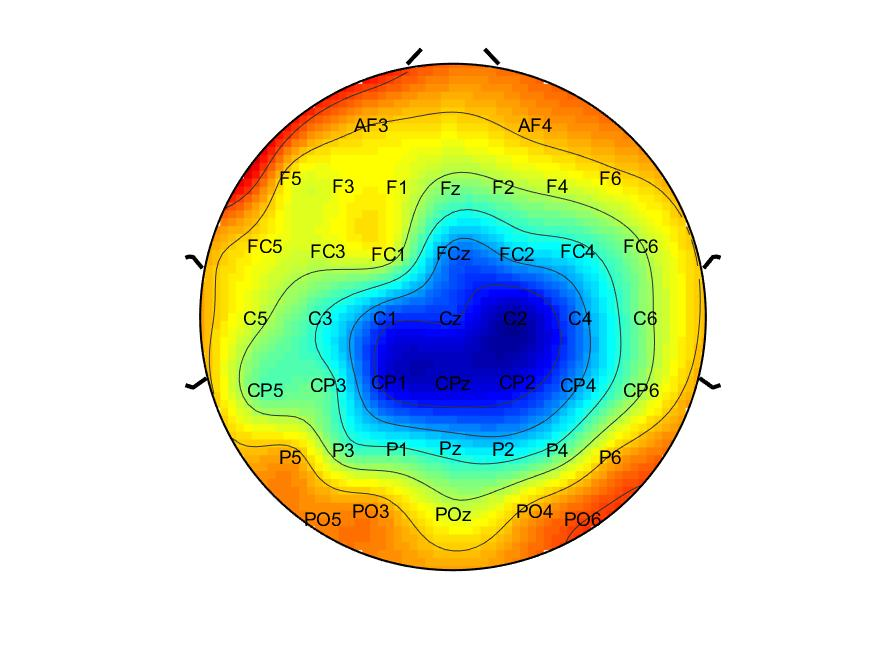
#> input picture image_class-master/SSIM/4.jpg, 875 x 656 px, found by its file name
$ python Color-Histograms.py
#> lines starting #> are read from the running program, lines starting #| are printed output that depends on the picture
# author: Adrian Rosebrock
# date: 22 January 2014
# website: http://www.pyimagesearch.com

# USAGE
# python histograms.py --image grant.jpg

# import the necessary packages
from matplotlib import pyplot as plt
import numpy as np
import argparse
import cv2
"""
# construct the argument parser and parse the arguments
ap = argparse.ArgumentParser()
ap.add_argument("-i", "--image", required = True, help = "Path to the image")
args = vars(ap.parse_args())
"""
# load the image and show it args["image"]
image = cv2.imread(r"C:\Users\Administrator\Desktop\Python-Image-feature-extraction-master\img\4.jpg")
#> image is the input picture: shape (656, 875, 3); mean B, G, R 198.2, 226.8, 215.6
cv2.imshow("image", image)

# convert the image to grayscale and create a histogram
gray = cv2.cvtColor(image, cv2.COLOR_BGR2GRAY)
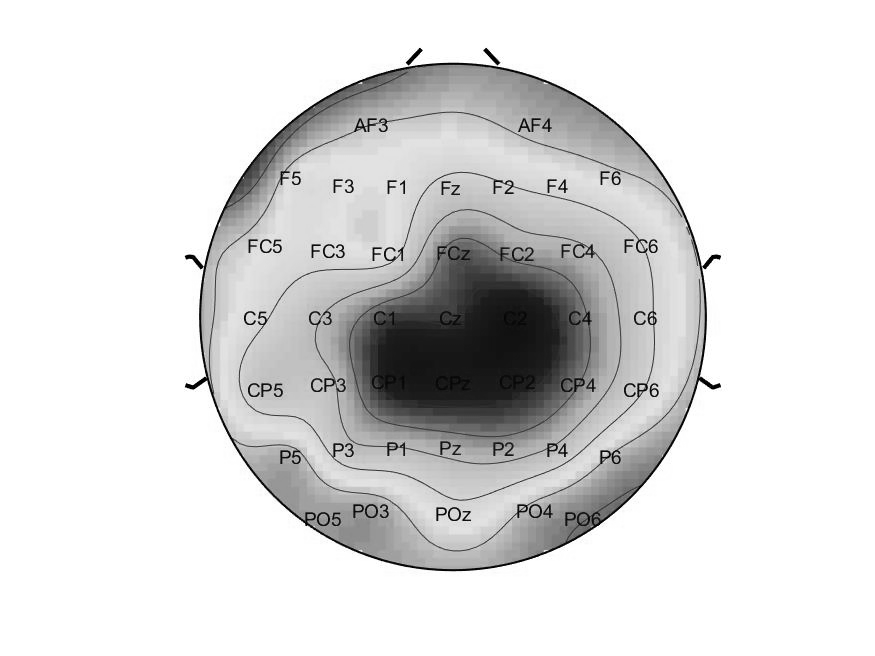
#> gray: shape (656, 875); min 0, max 255, mean 220.2
cv2.imshow("gray", gray)
hist = cv2.calcHist([gray], [0], None, [256], [0, 256])
#> hist = 256 values, max 358027 at index 255, min 30 at index 235, mean 2242.2
plt.figure()
plt.title("灰度直方图")
plt.xlabel("Bins")
plt.ylabel("Pixels")
plt.plot(hist)
plt.xlim([0, 256])

# grab the image channels, initialize the tuple of colors,
# the figure and the flattened feature vector
chans = cv2.split(image)
colors = ("b", "g", "r")
plt.figure()
plt.title("'Flattened' Color Histogram")
plt.xlabel("Bins")
plt.ylabel("# of Pixels")
features = []

# loop over the image channels
for (chan, color) in zip(chans, colors):
	# create a histogram for the current channel and
	# concatenate the resulting histograms for each
	# channel
	hist = cv2.calcHist([chan], [0], None, [256], [0, 256])
	features.extend(hist)

	# plot the histogram
	plt.plot(hist, color = color)
	plt.xlim([0, 256])
#> this loop made 3 passes
#> color on passes 1 to 3: 'b', 'g', 'r'
#> after the loop, features = 768 items, first 6: [39760], [5156], [4822], [4324], [3796], [2849]

# here we are simply showing the dimensionality of the
# flattened color histogram 256 bins for each channel
# x 3 channels = 768 total values -- in practice, we would
# normally not use 256 bins for each channel, a choice
# between 32-96 bins are normally used, but this tends
# to be application dependent
print("flattened feature vector size: %d" % (np.array(features).flatten().shape))
#| flattened feature vector size: 768

# let's move on to 2D histograms -- I am reducing the
# number of bins in the histogram from 256 to 32 so we
# can better visualize the results
fig = plt.figure()

# plot a 2D color histogram for green and blue
ax = fig.add_subplot(131)
hist = cv2.calcHist([chans[1], chans[0]], [0, 1], None,
	[32, 32], [0, 256, 0, 256])
p = ax.imshow(hist, interpolation = "nearest")
ax.set_title("2D Color Histogram for Green and Blue")
plt.colorbar(p)

# plot a 2D color histogram for green and red
ax = fig.add_subplot(132)
hist = cv2.calcHist([chans[1], chans[2]], [0, 1], None,
	[32, 32], [0, 256, 0, 256])
p = ax.imshow(hist, interpolation = "nearest")
ax.set_title("2D Color Histogram for Green and Red")
plt.colorbar(p)

# plot a 2D color histogram for blue and red
ax = fig.add_subplot(133)
hist = cv2.calcHist([chans[0], chans[2]], [0, 1], None,
	[32, 32], [0, 256, 0, 256])
p = ax.imshow(hist, interpolation = "nearest")
ax.set_title("2D Color Histogram for Blue and Red")
plt.colorbar(p)

# finally, let's examine the dimensionality of one of
# the 2D histograms
print ("2D histogram shape: %s, with %d values" % (
	hist.shape, hist.flatten().shape[0]))
#| 2D histogram shape: (32, 32), with 1024 values

# our 2D histogram could only take into account 2 out
# of the 3 channels in the image so now let's build a
# 3D color histogram (utilizing all channels) with 8 bins
# in each direction -- we can't plot the 3D histogram, but
# the theory is exactly like that of a 2D histogram, so
# we'll just show the shape of the histogram
hist = cv2.calcHist([image], [0, 1, 2],
	None, [8, 8, 8], [0, 256, 0, 256, 0, 256])
print ("3D histogram shape: %s, with %d values" % (
	hist.shape, hist.flatten().shape[0]))
#| 3D histogram shape: (8, 8, 8), with 512 values

# show the figures and wait for a keypress
plt.show()
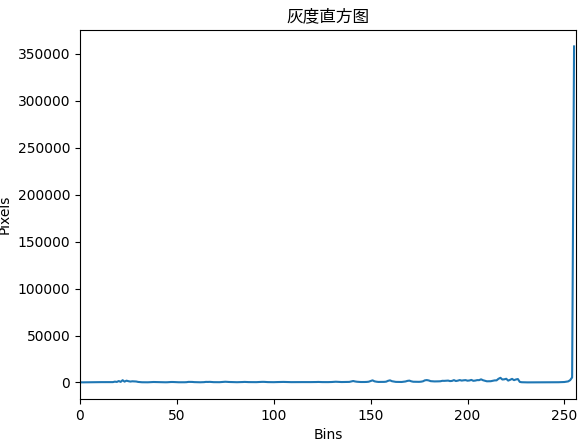
#> figure drawn by matplotlib, 1 panel; curve peaks at x = 255, y = 358027
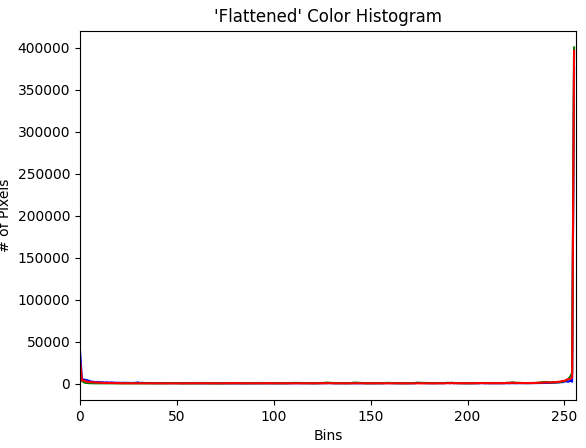
#> figure drawn by matplotlib, 1 panel; curve peaks at x = 255, y = 376712; curve peaks at x = 255, y = 400675; curve peaks at x = 255, y = 396786
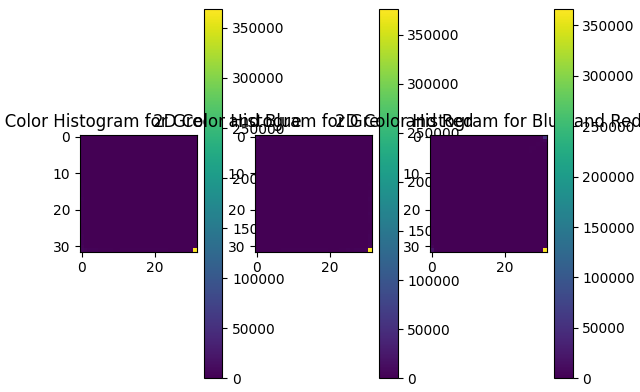
#> figure drawn by matplotlib, 6 panels
cv2.waitKey(0)
